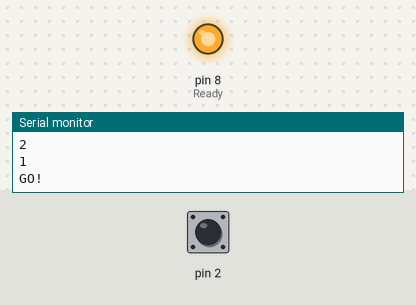
This sketch was run on a simulated Arduino Uno, built with avr-gcc and run on an emulated ATmega328P. On the bench: output pins drawn as LEDs (lit = HIGH), the last lines printed to the serial monitor. The test bench sets the inputs (shaded band); at power-on: pin 2 HIGH.

Above: at 3.1 s.
At 13.1 s:
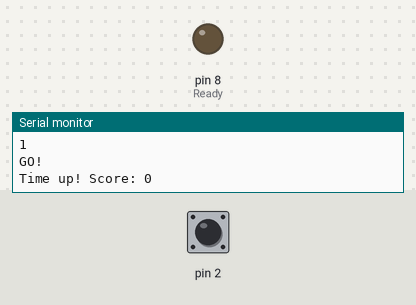
Timing chart, 0 to 14.6 s (numbered marks = the images above):
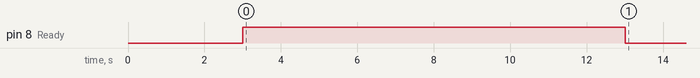

Measured:
- by itself, pin 8 (Ready): HIGH → LOW at 13.0 s

The sketch:

main.ino
```cpp
int score = 0;
int previous = HIGH;
int finished = 0;                // 0 = final message not shown yet.
unsigned long startTime;         // Stores a time in milliseconds.
unsigned long roundTime = 10000; // 10000 ms = 10 seconds.

void setup() {
  pinMode(2, INPUT_PULLUP);
  pinMode(8, OUTPUT);            // Ready / playing LED.
  Serial.begin(9600);
  for (int count = 3; count > 0; count = count - 1) {
    Serial.println(count);
    delay(1000);
  }
  Serial.println("GO!");
  previous = digitalRead(2);     // A held early press earns no point.
  digitalWrite(8, HIGH);         // The round is open.
  startTime = millis();          // Remember when GO happened.
}

void loop() {
  if (millis() - startTime < roundTime) { // Still inside the round?
    int button = digitalRead(2);
    if (button == LOW && previous == HIGH) {
      score = score + 1;
      Serial.println(score);
    }
    previous = button;
    delay(20);
  } else if (finished == 0) {     // Time up: show the result ONCE.
    digitalWrite(8, LOW);
    Serial.print("Time up! Score: ");
    Serial.println(score);
    finished = 1;                // Do not print the result again.
  }
}
```
